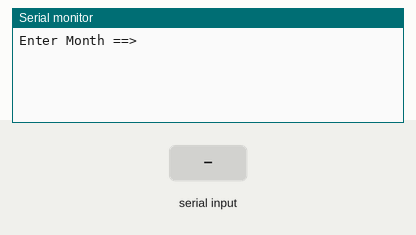
Simulated run of this sketch. Board: Arduino Uno, built with avr-gcc and run on an emulated ATmega328P. Shown: the last lines printed to the serial monitor. The inputs (shaded band) are chosen by the test bench.

Above: at 1.2 s.
1.3 s: "90,45\n" received over Serial
At 2.1 s:
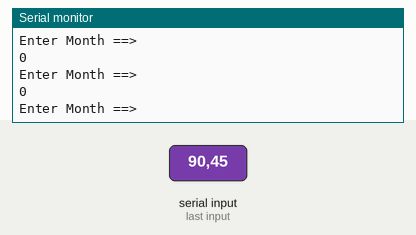
2.8 s: "1\n" received over Serial
At 3.6 s:
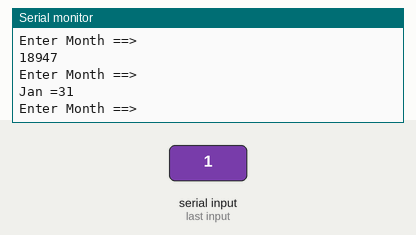
4.3 s: "2\n" received over Serial
At 5.1 s:
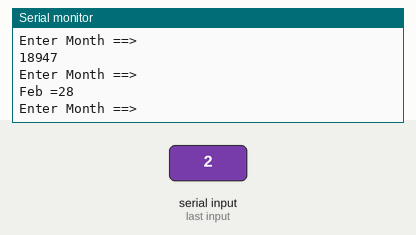
5.8 s: "3\n" received over Serial
At 6.2 s:
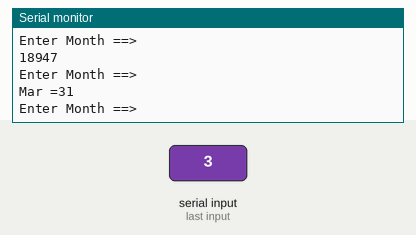
7.3 s: "4\n" received over Serial
At 8.1 s:
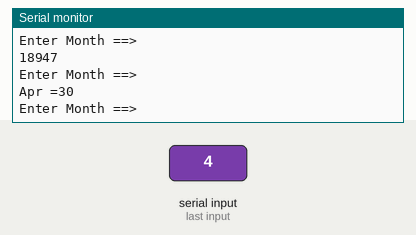
8.8 s: "5\n" received over Serial
At 10.4 s:
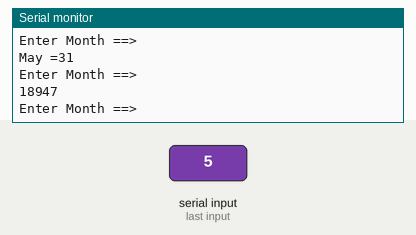

The sketch:

7-3.ino
```cpp
void setup() {

 // 시리얼 통신 속도 설정 : 속도 9600 bps, 8데이터 비트, 패리티 없음, 한 개의 스톱비트
 Serial.begin(9600) ;
}

void loop() {
   int days[12] = { 31, 28, 31, 30, 31, 30, 31, 31, 30, 31, 30, 31 } ;
   int  m ;

  Serial.println("Enter Month ==>");
  while(1) {
             if(Serial.available() > 0  ) break;
  }
  m = Serial.parseInt();
  switch(m) {
          case 1 : Serial.print("Jan =");
          break;
          case 2 : Serial.print("Feb =");
          break;
          case 3 : Serial.print("Mar =");
          break;
          case 4 : Serial.print("Apr =");
          break;
          case 5 : Serial.print("May =");
          break;
          case 6 : Serial.print("Jun =");
          break;
          case 7 : Serial.print("Jul =");
          break;
          case 8 : Serial.print("Aug =");
          break;
          case 9 : Serial.print("Sep =");
          break;
          case 10: Serial.print("Oct =");
          break;
          case 11: Serial.print("Nov =");
          break;
          case 12 : Serial.print("Dec =");
          break;

          default: break;
     }
        Serial.println(days[m-1]);

}
```

Measured:
- after the input at 1.3 s, the serial monitor: prints a new line at once (image 1)
- after the input at 2.8 s, the serial monitor: prints a new line at once (image 2)
- after the input at 4.3 s, the serial monitor: prints a new line at once (image 3)
- after the input at 5.8 s, the serial monitor: prints a new line at once (image 4)
- after the input at 7.3 s, the serial monitor: prints a new line at once (image 5)
- after the input at 8.8 s, the serial monitor: prints a new line at once (image 6)
